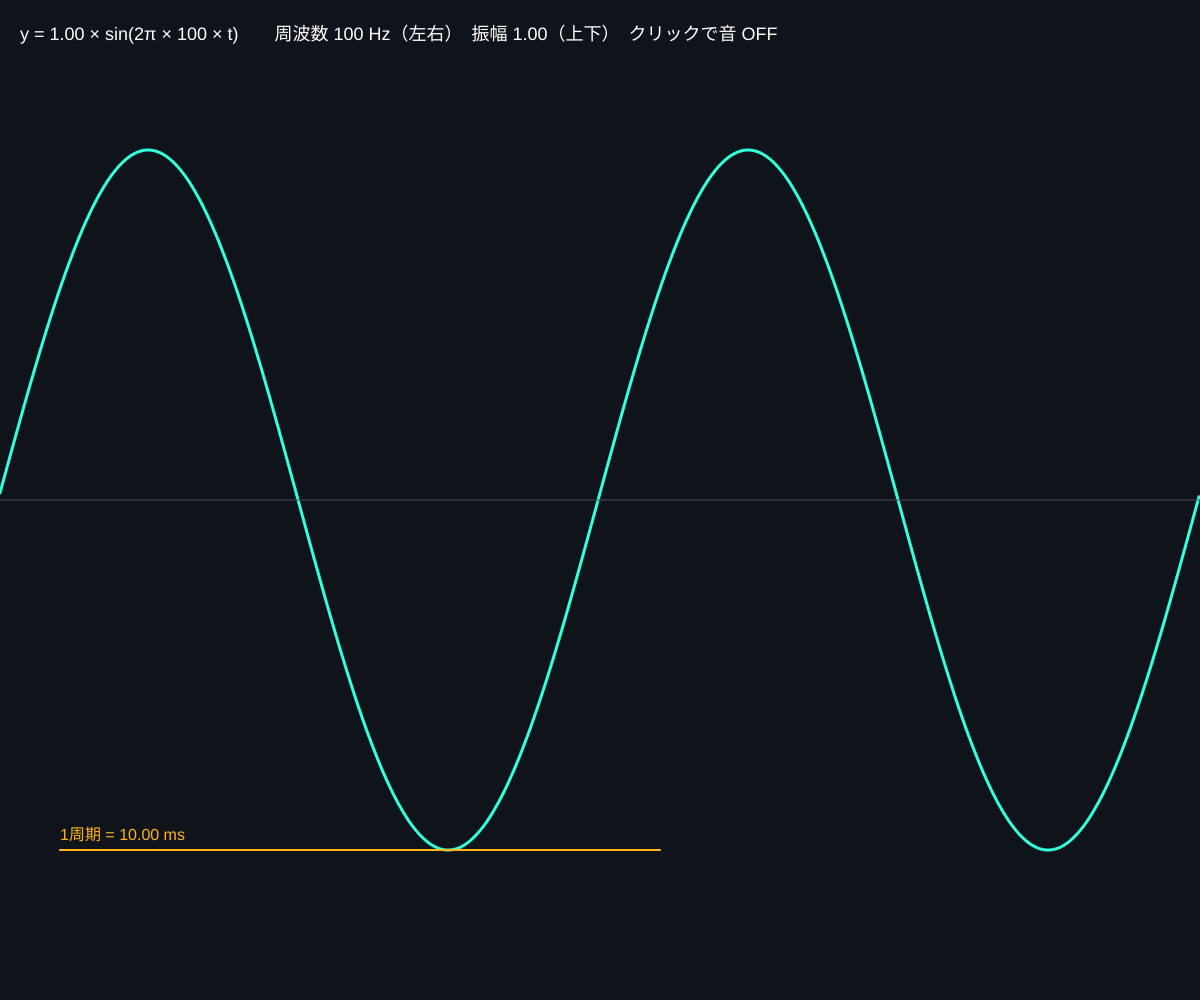
Frame 1 (no input)
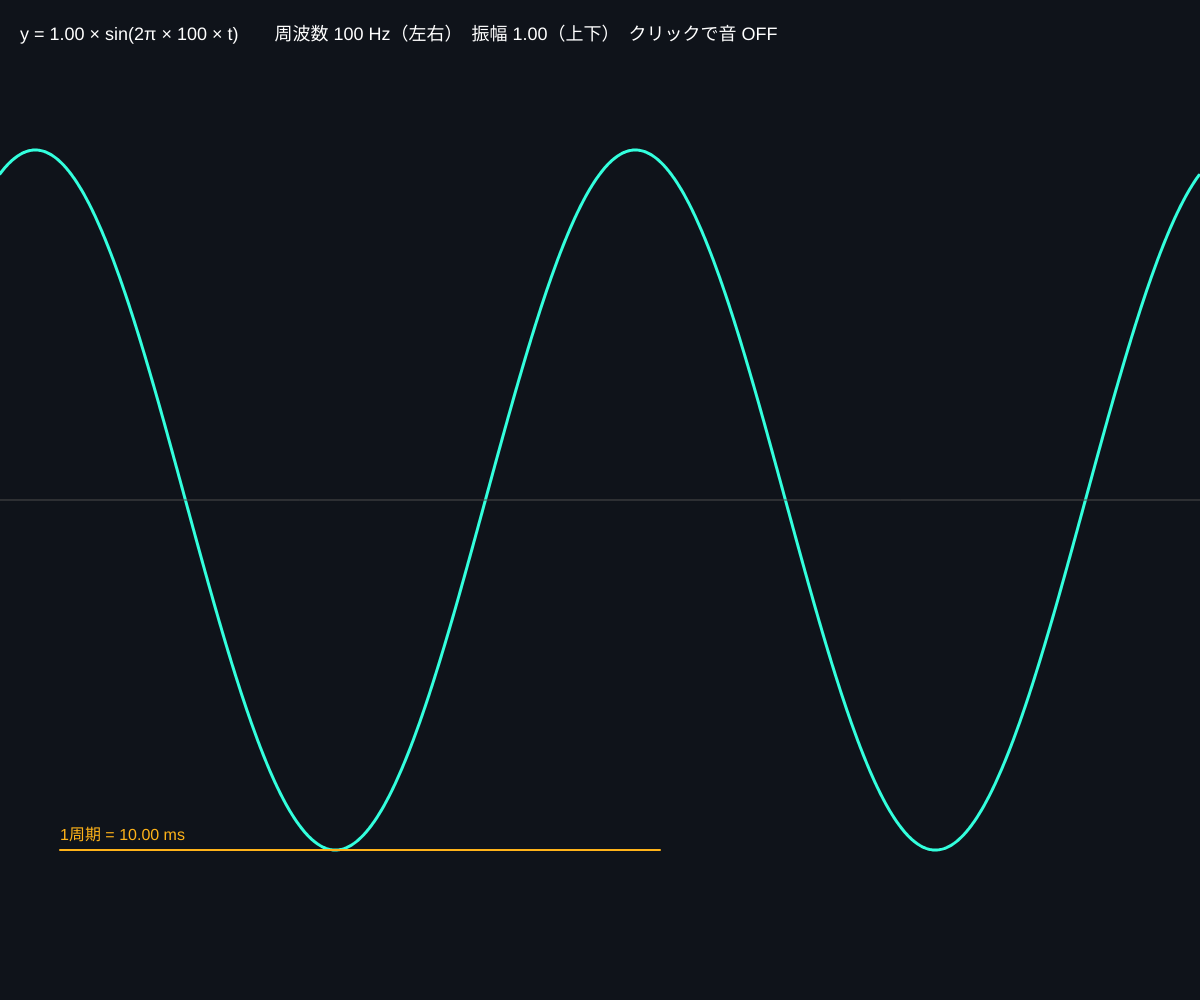
Frame 60 (no input)
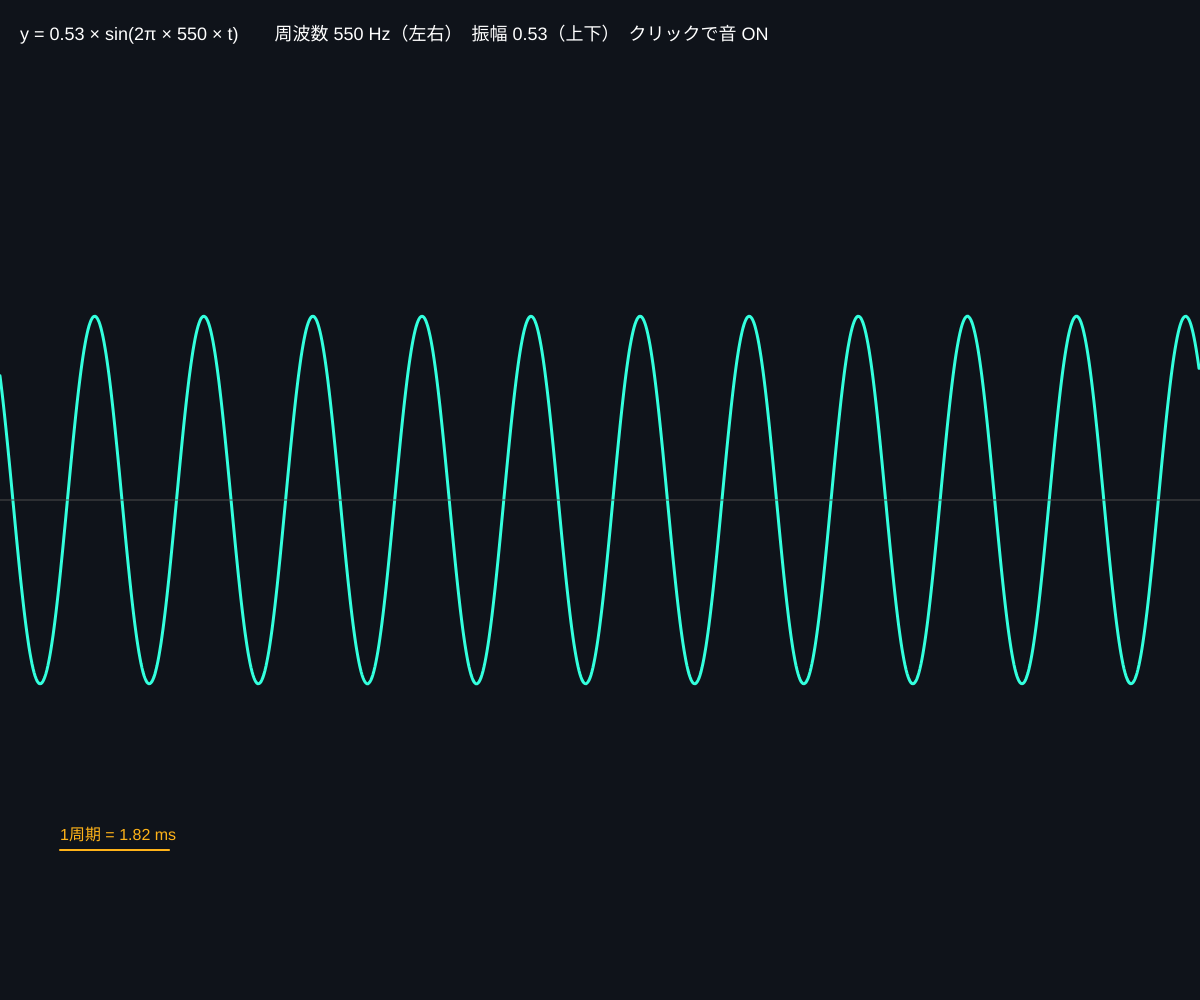
Frame 120 (the mouse pressed at the canvas centre since frame 60)

The p5.js sketch that drew these frames (run headless with seeded random() and noise() and a simulated clock; from frame 60 on, the mouse is pressed at the canvas centre):

// p5.js sketch
// ── sketch.js
// ============================================
// 00 正弦波（サイン波）を見る・聞く
// すべての音・信号のもとになる、いちばん単純な波
// マウス左右 = 周波数（高さ） / 上下 = 振幅（大きさ） / クリックで音 ON/OFF
// ============================================

let freq = 440; // 周波数（Hz：1秒間に何回ゆれるか）
let amp = 0.5; // 振幅（0〜1）
let phase = 0; // 波の進み具合
let playing = false;

function setup() {
  createCanvas(windowWidth, windowHeight);
  colorMode(HSB, 360, 100, 100, 100);
}

function draw() {
  background(220, 40, 10);
  freq = map(mouseX, 0, width, 100, 1000, true);
  amp = map(mouseY, 0, height, 1, 0.05, true);
  if (playing) setTone(freq, amp * 0.3);

  // ---- 波を描く ----
  // 画面の横幅 = 20ミリ秒 ぶんの時間
  let msPerScreen = 20;
  phase += 0.02; // 少しずつ流れる
  stroke(170, 80, 100);
  strokeWeight(3);
  noFill();
  beginShape();
  for (let x = 0; x < width; x++) {
    let t = (x / width) * (msPerScreen / 1000); // 秒
    // ★ 正弦波の式： y = 振幅 × sin(2π × 周波数 × 時間)
    let y = amp * sin(TWO_PI * freq * t + phase);
    vertex(x, height / 2 - y * height * 0.35);
  }
  endShape();

  // 中心線
  stroke(0, 0, 30);
  strokeWeight(1);
  line(0, height / 2, width, height / 2);

  // 1周期の長さを示す
  let periodPx = (1 / freq / (msPerScreen / 1000)) * width;
  stroke(40, 90, 100);
  strokeWeight(2);
  line(60, height * 0.85, 60 + periodPx, height * 0.85);
  noStroke();
  fill(40, 90, 100);
  textSize(16);
  text('1周期 = ' + nf(1000 / freq, 1, 2) + ' ms', 60, height * 0.85 - 10);

  fill(0, 0, 100);
  textSize(18);
  text('y = ' + nf(amp, 1, 2) + ' × sin(2π × ' + round(freq) + ' × t)　　周波数 ' + round(freq) + ' Hz（左右）　振幅 ' + nf(amp, 1, 2) + '（上下）　クリックで音 ' + (playing ? 'ON' : 'OFF'), 20, 40);
}

function mousePressed() {
  startAudio();
  playing = !playing;
  if (!playing) setTone(freq, 0);
}

// ---------- やってみよう ----------
// 1. 周波数を 2倍にすると、1周期の長さは？（音は1オクターブ上がる）
// 2. 人の耳が聞こえるのは 20〜20000 Hz。範囲を変えて試そう
// 3. sin を「sin(…) > 0 ? 1 : -1」にすると矩形波。音はどう変わる？


// ==================================================
// ここから下は「音を鳴らすための道具」です
// （中身は読まなくても OK。消さないでね）
// ==================================================
let audioCtx, osc, gainNode;

function startAudio() {
  if (!audioCtx) {
    audioCtx = new AudioContext();
    osc = audioCtx.createOscillator();
    gainNode = audioCtx.createGain();
    gainNode.gain.value = 0;
    osc.connect(gainNode);
    gainNode.connect(audioCtx.destination);
    osc.start();
  }
  audioCtx.resume();
}

// 音の高さ（Hz）と大きさ（0〜1）を変える
function setTone(f, volume) {
  if (!audioCtx) return;
  let t = audioCtx.currentTime;
  osc.frequency.setTargetAtTime(f, t, 0.02);
  gainNode.gain.setTargetAtTime(volume, t, 0.03);
}
